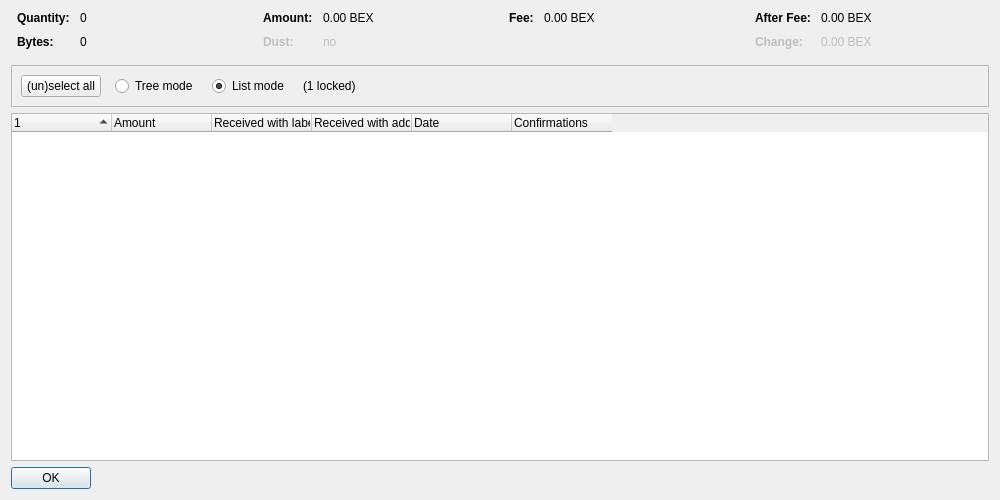
<?xml version="1.0" encoding="UTF-8"?>
<ui version="4.0">
 <class>CoinControlDialog</class>
 <widget class="QDialog" name="CoinControlDialog">
  <property name="geometry">
   <rect>
    <x>0</x>
    <y>0</y>
    <width>1000</width>
    <height>500</height>
   </rect>
  </property>
  <property name="windowTitle">
   <string>Coin Selection</string>
  </property>
  <layout class="QVBoxLayout" name="verticalLayout">
   <item>
    <layout class="QHBoxLayout" name="horizontalLayoutTop" stretch="0,0,0,0">
     <property name="topMargin">
      <number>0</number>
     </property>
     <property name="bottomMargin">
      <number>10</number>
     </property>
     <item>
      <layout class="QFormLayout" name="formLayoutCoinControl1">
       <property name="horizontalSpacing">
        <number>10</number>
       </property>
       <property name="verticalSpacing">
        <number>10</number>
       </property>
       <property name="leftMargin">
        <number>6</number>
       </property>
       <property name="rightMargin">
        <number>6</number>
       </property>
       <item row="0" column="0">
        <widget class="QLabel" name="labelCoinControlQuantityText">
         <property name="font">
          <font>
           <weight>75</weight>
           <bold>true</bold>
          </font>
         </property>
         <property name="text">
          <string>Quantity:</string>
         </property>
        </widget>
       </item>
       <item row="0" column="1">
        <widget class="QLabel" name="labelCoinControlQuantity">
         <property name="cursor">
          <cursorShape>IBeamCursor</cursorShape>
         </property>
         <property name="contextMenuPolicy">
          <enum>Qt::ActionsContextMenu</enum>
         </property>
         <property name="text">
          <string notr="true">0</string>
         </property>
         <property name="textInteractionFlags">
          <set>Qt::LinksAccessibleByMouse|Qt::TextSelectableByKeyboard|Qt::TextSelectableByMouse</set>
         </property>
        </widget>
       </item>
       <item row="1" column="0">
        <widget class="QLabel" name="labelCoinControlBytesText">
         <property name="font">
          <font>
           <weight>75</weight>
           <bold>true</bold>
          </font>
         </property>
         <property name="text">
          <string>Bytes:</string>
         </property>
        </widget>
       </item>
       <item row="1" column="1">
        <widget class="QLabel" name="labelCoinControlBytes">
         <property name="cursor">
          <cursorShape>IBeamCursor</cursorShape>
         </property>
         <property name="contextMenuPolicy">
          <enum>Qt::ActionsContextMenu</enum>
         </property>
         <property name="text">
          <string notr="true">0</string>
         </property>
         <property name="textInteractionFlags">
          <set>Qt::LinksAccessibleByMouse|Qt::TextSelectableByKeyboard|Qt::TextSelectableByMouse</set>
         </property>
        </widget>
       </item>
      </layout>
     </item>
     <item>
      <layout class="QFormLayout" name="formLayoutCoinControl2">
       <property name="horizontalSpacing">
        <number>10</number>
       </property>
       <property name="verticalSpacing">
        <number>10</number>
       </property>
       <property name="leftMargin">
        <number>6</number>
       </property>
       <property name="rightMargin">
        <number>6</number>
       </property>
       <item row="0" column="0">
        <widget class="QLabel" name="labelCoinControlAmountText">
         <property name="font">
          <font>
           <weight>75</weight>
           <bold>true</bold>
          </font>
         </property>
         <property name="text">
          <string>Amount:</string>
         </property>
        </widget>
       </item>
       <item row="0" column="1">
        <widget class="QLabel" name="labelCoinControlAmount">
         <property name="cursor">
          <cursorShape>IBeamCursor</cursorShape>
         </property>
         <property name="contextMenuPolicy">
          <enum>Qt::ActionsContextMenu</enum>
         </property>
         <property name="text">
          <string notr="true">0.00 BEX</string>
         </property>
         <property name="textInteractionFlags">
          <set>Qt::LinksAccessibleByMouse|Qt::TextSelectableByKeyboard|Qt::TextSelectableByMouse</set>
         </property>
        </widget>
       </item>
       <item row="1" column="0">
        <widget class="QLabel" name="labelCoinControlLowOutputText">
         <property name="enabled">
          <bool>false</bool>
         </property>
         <property name="font">
          <font>
           <weight>75</weight>
           <bold>true</bold>
          </font>
         </property>
         <property name="text">
          <string>Dust:</string>
         </property>
        </widget>
       </item>
       <item row="1" column="1">
        <widget class="QLabel" name="labelCoinControlLowOutput">
         <property name="enabled">
          <bool>false</bool>
         </property>
         <property name="cursor">
          <cursorShape>IBeamCursor</cursorShape>
         </property>
         <property name="contextMenuPolicy">
          <enum>Qt::ActionsContextMenu</enum>
         </property>
         <property name="text">
          <string notr="true">no</string>
         </property>
         <property name="textInteractionFlags">
          <set>Qt::LinksAccessibleByMouse|Qt::TextSelectableByKeyboard|Qt::TextSelectableByMouse</set>
         </property>
        </widget>
       </item>
      </layout>
     </item>
     <item>
      <layout class="QFormLayout" name="formLayoutCoinControl3">
       <property name="horizontalSpacing">
        <number>10</number>
       </property>
       <property name="verticalSpacing">
        <number>10</number>
       </property>
       <property name="leftMargin">
        <number>6</number>
       </property>
       <property name="rightMargin">
        <number>6</number>
       </property>
       <item row="0" column="0">
        <widget class="QLabel" name="labelCoinControlFeeText">
         <property name="font">
          <font>
           <weight>75</weight>
           <bold>true</bold>
          </font>
         </property>
         <property name="text">
          <string>Fee:</string>
         </property>
        </widget>
       </item>
       <item row="0" column="1">
        <widget class="QLabel" name="labelCoinControlFee">
         <property name="cursor">
          <cursorShape>IBeamCursor</cursorShape>
         </property>
         <property name="contextMenuPolicy">
          <enum>Qt::ActionsContextMenu</enum>
         </property>
         <property name="text">
          <string notr="true">0.00 BEX</string>
         </property>
         <property name="textInteractionFlags">
          <set>Qt::LinksAccessibleByMouse|Qt::TextSelectableByKeyboard|Qt::TextSelectableByMouse</set>
         </property>
        </widget>
       </item>
      </layout>
     </item>
     <item>
      <layout class="QFormLayout" name="formLayoutCoinControl4">
       <property name="horizontalSpacing">
        <number>10</number>
       </property>
       <property name="verticalSpacing">
        <number>10</number>
       </property>
       <property name="leftMargin">
        <number>6</number>
       </property>
       <property name="rightMargin">
        <number>6</number>
       </property>
       <item row="0" column="0">
        <widget class="QLabel" name="labelCoinControlAfterFeeText">
         <property name="font">
          <font>
           <weight>75</weight>
           <bold>true</bold>
          </font>
         </property>
         <property name="text">
          <string>After Fee:</string>
         </property>
        </widget>
       </item>
       <item row="0" column="1">
        <widget class="QLabel" name="labelCoinControlAfterFee">
         <property name="cursor">
          <cursorShape>IBeamCursor</cursorShape>
         </property>
         <property name="contextMenuPolicy">
          <enum>Qt::ActionsContextMenu</enum>
         </property>
         <property name="text">
          <string notr="true">0.00 BEX</string>
         </property>
         <property name="textInteractionFlags">
          <set>Qt::LinksAccessibleByMouse|Qt::TextSelectableByKeyboard|Qt::TextSelectableByMouse</set>
         </property>
        </widget>
       </item>
       <item row="1" column="0">
        <widget class="QLabel" name="labelCoinControlChangeText">
         <property name="enabled">
          <bool>false</bool>
         </property>
         <property name="font">
          <font>
           <weight>75</weight>
           <bold>true</bold>
          </font>
         </property>
         <property name="text">
          <string>Change:</string>
         </property>
        </widget>
       </item>
       <item row="1" column="1">
        <widget class="QLabel" name="labelCoinControlChange">
         <property name="enabled">
          <bool>false</bool>
         </property>
         <property name="cursor">
          <cursorShape>IBeamCursor</cursorShape>
         </property>
         <property name="contextMenuPolicy">
          <enum>Qt::ActionsContextMenu</enum>
         </property>
         <property name="text">
          <string notr="true">0.00 BEX</string>
         </property>
         <property name="textInteractionFlags">
          <set>Qt::LinksAccessibleByMouse|Qt::TextSelectableByKeyboard|Qt::TextSelectableByMouse</set>
         </property>
        </widget>
       </item>
      </layout>
     </item>
    </layout>
   </item>
   <item>
    <widget class="QFrame" name="frame">
     <property name="minimumSize">
      <size>
       <width>0</width>
       <height>40</height>
      </size>
     </property>
     <property name="frameShape">
      <enum>QFrame::StyledPanel</enum>
     </property>
     <property name="frameShadow">
      <enum>QFrame::Sunken</enum>
     </property>
     <layout class="QHBoxLayout" name="horizontalLayout">
      <item>
       <layout class="QHBoxLayout" name="horizontalLayoutPanel" stretch="0,0,0,0,0">
        <property name="spacing">
         <number>14</number>
        </property>
        <item>
         <widget class="QPushButton" name="pushButtonSelectAll">
          <property name="sizePolicy">
           <sizepolicy hsizetype="Maximum" vsizetype="Fixed">
            <horstretch>0</horstretch>
            <verstretch>0</verstretch>
           </sizepolicy>
          </property>
          <property name="text">
           <string>(un)select all</string>
          </property>
          <property name="autoDefault">
           <bool>false</bool>
          </property>
         </widget>
        </item>
        <item>
         <widget class="QRadioButton" name="radioTreeMode">
          <property name="sizePolicy">
           <sizepolicy hsizetype="Maximum" vsizetype="Fixed">
            <horstretch>0</horstretch>
            <verstretch>0</verstretch>
           </sizepolicy>
          </property>
          <property name="text">
           <string>Tree mode</string>
          </property>
         </widget>
        </item>
        <item>
         <widget class="QRadioButton" name="radioListMode">
          <property name="sizePolicy">
           <sizepolicy hsizetype="Maximum" vsizetype="Fixed">
            <horstretch>0</horstretch>
            <verstretch>0</verstretch>
           </sizepolicy>
          </property>
          <property name="text">
           <string>List mode</string>
          </property>
          <property name="checked">
           <bool>true</bool>
          </property>
         </widget>
        </item>
        <item>
         <widget class="QLabel" name="labelLocked">
          <property name="text">
           <string notr="true">(1 locked)</string>
          </property>
         </widget>
        </item>
        <item>
         <spacer name="horizontalSpacer">
          <property name="orientation">
           <enum>Qt::Horizontal</enum>
          </property>
          <property name="sizeHint" stdset="0">
           <size>
            <width>40</width>
            <height>20</height>
           </size>
          </property>
         </spacer>
        </item>
       </layout>
      </item>
     </layout>
    </widget>
   </item>
   <item>
    <widget class="CoinControlTreeWidget" name="treeWidget">
     <property name="contextMenuPolicy">
      <enum>Qt::CustomContextMenu</enum>
     </property>
     <property name="sortingEnabled">
      <bool>false</bool>
     </property>
     <property name="columnCount">
      <number>6</number>
     </property>
     <attribute name="headerShowSortIndicator" stdset="0">
      <bool>true</bool>
     </attribute>
     <attribute name="headerStretchLastSection">
      <bool>false</bool>
     </attribute>
     <column>
      <property name="text">
       <string/>
      </property>
     </column>
     <column>
      <property name="text">
       <string>Amount</string>
      </property>
     </column>
     <column>
      <property name="text">
       <string>Received with label</string>
      </property>
     </column>
     <column>
      <property name="text">
       <string>Received with address</string>
      </property>
     </column>
     <column>
      <property name="text">
       <string>Date</string>
      </property>
     </column>
     <column>
      <property name="text">
       <string>Confirmations</string>
      </property>
      <property name="toolTip">
       <string>Confirmed</string>
      </property>
     </column>
     <column>
      <property name="text">
       <string/>
      </property>
     </column>
     <column>
      <property name="text">
       <string/>
      </property>
     </column>
     <column>
      <property name="text">
       <string/>
      </property>
     </column>
     <column>
      <property name="text">
       <string/>
      </property>
     </column>
    </widget>
   </item>
   <item>
    <widget class="QDialogButtonBox" name="buttonBox">
     <property name="sizePolicy">
      <sizepolicy hsizetype="Maximum" vsizetype="Fixed">
       <horstretch>0</horstretch>
       <verstretch>0</verstretch>
      </sizepolicy>
     </property>
     <property name="orientation">
      <enum>Qt::Horizontal</enum>
     </property>
     <property name="standardButtons">
      <set>QDialogButtonBox::Ok</set>
     </property>
    </widget>
   </item>
  </layout>
 </widget>
 <customwidgets>
  <customwidget>
   <class>CoinControlTreeWidget</class>
   <extends>QTreeWidget</extends>
   <header>qt/coincontroltreewidget.h</header>
  </customwidget>
 </customwidgets>
 <resources/>
 <connections/>
</ui>
